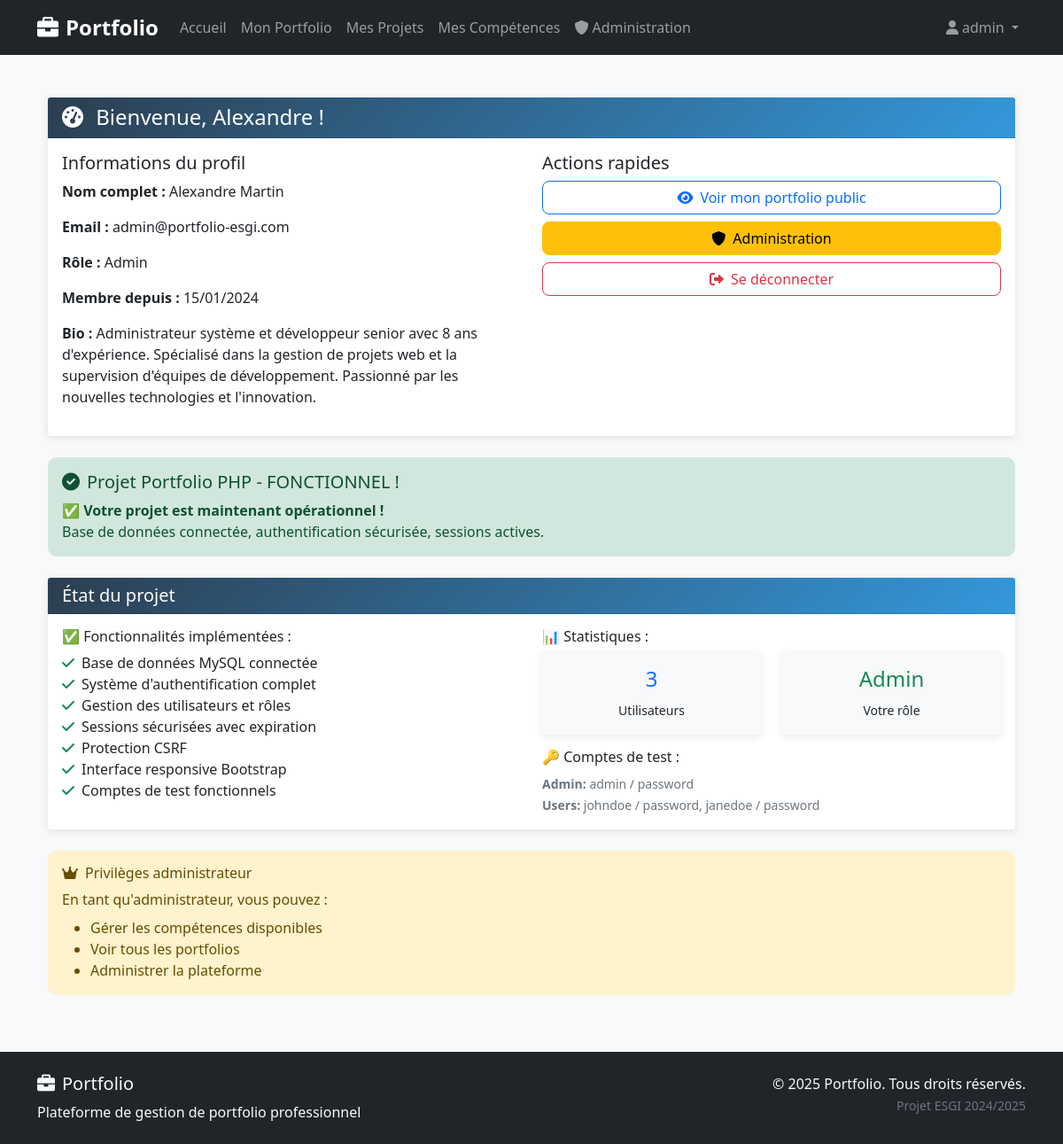
/dashboard.php (signed in), run on the app's committed database.
### tables this page shows
CREATE TABLE `users` (
  `id` int(11) NOT NULL AUTO_INCREMENT,
  `username` varchar(50) NOT NULL UNIQUE,
  `email` varchar(100) NOT NULL UNIQUE,
  `password` varchar(255) NOT NULL,
  `first_name` varchar(50) NOT NULL,
  `last_name` varchar(50) NOT NULL,
  `role` enum('admin','user') NOT NULL DEFAULT 'user',
  `bio` text,
  `phone` varchar(20),
  `location` varchar(100),
  `website` varchar(255),
  `created_at` timestamp NOT NULL DEFAULT CURRENT_TIMESTAMP,
  `updated_at` timestamp NOT NULL DEFAULT CURRENT_TIMESTAMP ON UPDATE CURRENT_TIMESTAMP,
  PRIMARY KEY (`id`)
);

### classes/Database.php (called while the page is built, shortened)
<?php
class Database {
    private static $instance = null;
    private $connection;
    private function __construct() {
        try {
            $this->connection = new PDO(
                "mysql:host=" . DB_HOST . ";port=" . DB_PORT . ";dbname=" . DB_NAME . ";charset=utf8mb4",
                DB_USER,
                DB_PASS,
                [
                    PDO::ATTR_ERRMODE => PDO::ERRMODE_EXCEPTION,
                    PDO::ATTR_DEFAULT_FETCH_MODE => PDO::FETCH_ASSOC,
                    PDO::ATTR_EMULATE_PREPARES => false
                ]
            );
        } catch (PDOException $e) {
            die("Erreur de connexion à la base de données : " . $e->getMessage());
        }
    }
    public static function getInstance() {
        if (self::$instance === null) {
            self::$instance = new self();
        }
        return self::$instance;
    }
    public function prepare($sql) {
        return $this->connection->prepare($sql);
    }
}
?>

### includes/functions.php (called while the page is built, shortened)
<?php
function getCurrentUserId() {
    return isset($_SESSION['user_id']) ? $_SESSION['user_id'] : null;
}
function isAdmin() {
    return isset($_SESSION['role']) && $_SESSION['role'] === 'admin';
}
function sanitizeOutput($string) {
    return htmlspecialchars($string, ENT_QUOTES, 'UTF-8');
}
?>

### classes/User.php (called while the page is built, shortened)
<?php
class User {
    private $db;
    public function __construct() {
        $this->db = Database::getInstance();
    }
    public function getUserById($id) {
        try {
            $stmt = $this->db->prepare("SELECT * FROM users WHERE id = ?");
            $stmt->execute([$id]);
            return $stmt->fetch();
        } catch (PDOException $e) {
            return false;
        }
    }
}
?>

### dashboard.php (the view, shortened to what this page needs)
<?php
require_once 'config/database.php';
require_once 'classes/Database.php';
require_once 'classes/User.php';
require_once 'includes/functions.php';
$userId = getCurrentUserId();
$userClass = new User();
$user = $userClass->getUserById($userId);
include __DIR__ . '/includes/header.php';
?>
    <div class="container mt-4">
        <div class="row">
            <div class="col-12">
                <div class="card">
                    <div class="card-header bg-primary text-white">
                        <h4 class="mb-0">
                            <i class="fas fa-tachometer-alt me-2"></i>
                            Bienvenue, <?php echo sanitizeOutput($user['first_name']); ?> !
                        </h4>
                    </div>
                    <div class="card-body">
                        <div class="row">
                            <div class="col-md-6">
                                <h5>Informations du profil</h5>
                                <p><strong>Nom complet :</strong> <?php echo sanitizeOutput($user['first_name'] . ' ' . $user['last_name']); ?></p>
                                <p><strong>Email :</strong> <?php echo sanitizeOutput($user['email']); ?></p>
                                <p><strong>Rôle :</strong> <?php echo sanitizeOutput(ucfirst($user['role'])); ?></p>
                                <p><strong>Membre depuis :</strong> <?php echo date('d/m/Y', strtotime($user['created_at'])); ?></p>
                                <?php if ($user['bio']): ?>
                                    <p><strong>Bio :</strong> <?php echo sanitizeOutput($user['bio']); ?></p>
                                <?php endif; ?>
                            </div>
                            <div class="col-md-6">
                                <h5>Actions rapides</h5>
                                <div class="d-grid gap-2">
                                    <a href="portfolio.php?user=<?php echo $userId; ?>" class="btn btn-outline-primary">
                                        <i class="fas fa-eye me-2"></i>Voir mon portfolio public
                                    </a>
                                    <?php if (isAdmin()): ?>
                                        <a href="admin.php" class="btn btn-warning">
                                            <i class="fas fa-shield-alt me-2"></i>Administration
                                        </a>
                                    <?php endif; ?>
                                    <a href="auth.php?action=logout" class="btn btn-outline-danger">
                                        <i class="fas fa-sign-out-alt me-2"></i>Se déconnecter
                                    </a>
                                </div>
                            </div>
                        </div>
                    </div>
                </div>
                <div class="alert alert-success mt-4">
                    <h5><i class="fas fa-check-circle me-2"></i>Projet Portfolio PHP - FONCTIONNEL !</h5>
                    <p class="mb-0">
                        <strong>✅ Votre projet est maintenant opérationnel !</strong><br>
                        Base de données connectée, authentification sécurisée, sessions actives.
                    </p>
                </div>
                <div class="card mt-4">
                    <div class="card-header">
                        <h5 class="mb-0">État du projet</h5>
                    </div>
                    <div class="card-body">
                        <div class="row">
                            <div class="col-md-6">
                                <h6>✅ Fonctionnalités implémentées :</h6>
                                <ul class="list-unstyled">
                                    <li><i class="fas fa-check text-success me-2"></i>Base de données MySQL connectée</li>
                                    <li><i class="fas fa-check text-success me-2"></i>Système d'authentification complet</li>
                                    <li><i class="fas fa-check text-success me-2"></i>Gestion des utilisateurs et rôles</li>
                                    <li><i class="fas fa-check text-success me-2"></i>Sessions sécurisées avec expiration</li>
                                    <li><i class="fas fa-check text-success me-2"></i>Protection CSRF</li>
                                    <li><i class="fas fa-check text-success me-2"></i>Interface responsive Bootstrap</li>
                                    <li><i class="fas fa-check text-success me-2"></i>Comptes de test fonctionnels</li>
                                </ul>
                            </div>
                            <div class="col-md-6">
                                <h6>📊 Statistiques :</h6>
                                <div class="row text-center">
                                    <div class="col-6">
                                        <div class="card bg-light">
                                            <div class="card-body">
                                                <h4 class="text-primary">3</h4>
                                                <small>Utilisateurs</small>
                                            </div>
                                        </div>
                                    </div>
                                    <div class="col-6">
                                        <div class="card bg-light">
                                            <div class="card-body">
                                                <h4 class="text-success"><?php echo $user['role'] === 'admin' ? 'Admin' : 'User'; ?></h4>
                                                <small>Votre rôle</small>
                                            </div>
                                        </div>
                                    </div>
                                </div>
                                <div class="mt-3">
                                    <h6>🔑 Comptes de test :</h6>
                                    <small class="text-muted">
                                        <strong>Admin:</strong> admin / password<br>
                                        <strong>Users:</strong> johndoe / password, janedoe / password
                                    </small>
                                </div>
                            </div>
                        </div>
                    </div>
                </div>
                <?php if (isAdmin()): ?>
                <div class="alert alert-warning mt-4">
                    <h6><i class="fas fa-crown me-2"></i>Privilèges administrateur</h6>
                    <p class="mb-2">En tant qu'administrateur, vous pouvez :</p>
                    <ul class="mb-0">
                        <li>Gérer les compétences disponibles</li>
                        <li>Voir tous les portfolios</li>
                        <li>Administrer la plateforme</li>
                    </ul>
                </div>
                <?php endif; ?>
            </div>
        </div>
    </div>
    <?
    include __DIR__ . '/includes/footer.php';
    ?>

### style.css (style rules this page uses)
:root { --primary-color: #2c3e50; --secondary-color: #3498db; --accent-color: #e74c3c; --success-color: #27ae60; --warning-color: #f39c12; --info-color: #17a2b8; --light-color: #f8f9fa; --dark-color: #343a40; }
body { font-family: 'Segoe UI', Tahoma, Geneva, Verdana, sans-serif; background-color: #f8f9fa; min-height: 100vh; display: flex; flex-direction: column; }
.card { border: none; box-shadow: 0 2px 10px rgba(0,0,0,0.1); transition: transform 0.3s ease, box-shadow 0.3s ease; }
.card-header { background: linear-gradient(135deg, var(--primary-color), var(--secondary-color)); color: white; font-weight: bold; }
.btn { border-radius: 8px; font-weight: 500; transition: all 0.3s ease; }
.alert { border: none; border-radius: 10px; font-weight: 500; }
.fade-in-up { animation: fadeInUp 0.6s ease-out; }

### data on the page
users: first_name "Alexandre", first_name+last_name "Alexandre Martin", email "admin@portfolio-esgi.com", role "Admin", created_at "15/01/2024", bio "Administrateur système et développeur senior avec 8 ans d'expérience. Spécialisé dans la gestion de projets web et la supervision d'équipes de développement. Passionné par les nouvelles technologies et l'innovation."

### other printed values
sanitizeOutput(getCurrentUsername()) "admin"
